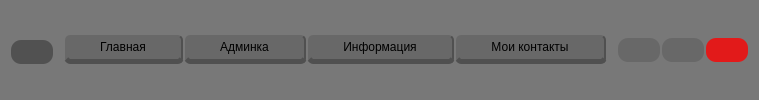
     <widget class="QFrame" name="frame">
      <property name="styleSheet">
       <string notr="true">background-color: rgb(120, 120, 120);</string>
      </property>
      <property name="frameShape">
       <enum>QFrame::NoFrame</enum>
      </property>
      <property name="frameShadow">
       <enum>QFrame::Raised</enum>
      </property>
      <layout class="QHBoxLayout" name="horizontalLayout">
       <property name="spacing">
        <number>5</number>
       </property>
       <property name="leftMargin">
        <number>5</number>
       </property>
       <property name="topMargin">
        <number>5</number>
       </property>
       <property name="rightMargin">
        <number>5</number>
       </property>
       <property name="bottomMargin">
        <number>5</number>
       </property>
       <item>
        <widget class="QFrame" name="frame_7">
         <property name="sizePolicy">
          <sizepolicy hsizetype="Maximum" vsizetype="Preferred">
           <horstretch>0</horstretch>
           <verstretch>0</verstretch>
          </sizepolicy>
         </property>
         <property name="frameShape">
          <enum>QFrame::NoFrame</enum>
         </property>
         <property name="frameShadow">
          <enum>QFrame::Raised</enum>
         </property>
         <layout class="QHBoxLayout" name="horizontalLayout_6">
          <property name="spacing">
           <number>5</number>
          </property>
          <property name="leftMargin">
           <number>5</number>
          </property>
          <property name="topMargin">
           <number>5</number>
          </property>
          <property name="rightMargin">
           <number>5</number>
          </property>
          <property name="bottomMargin">
           <number>0</number>
          </property>
          <item>
           <widget class="QPushButton" name="pushButton_8">
            <property name="styleSheet">
             <string notr="true">QPushButton {
	color: black;
	padding: 5px 5px 5px 5px;
	margin: 2px 1px 2px 1px;
    border-radius:10px;
	background-color: rgba(70, 70, 70, 200);
}
QPushButton::hover {
	color: black;
	padding: 5px 5px 5px 5px;
	margin: 2px 1px 2px 1px;
    border:none;
    border-radius:10px;
	background-color: rgba(140, 140, 140, 200);
}
QPushButton::pressed {
	color: black;
	padding: 5px 5px 5px 5px;
	margin: 2px 1px 2px 1px;
    border:none;
    border-radius:10px;
	background-color: rgba(60, 60, 60, 200);
}</string>
            </property>
            <property name="text">
             <string/>
            </property>
            <property name="icon">
             <iconset resource="resource.qrc">
              <normaloff>:/slide_menu/icons/menu.png</normaloff>:/slide_menu/icons/menu.png</iconset>
            </property>
            <property name="iconSize">
             <size>
              <width>32</width>
              <height>32</height>
             </size>
            </property>
            <property name="flat">
             <bool>true</bool>
            </property>
           </widget>
          </item>
         </layout>
        </widget>
       </item>
       <item>
        <widget class="QFrame" name="frame_4">
         <property name="sizePolicy">
          <sizepolicy hsizetype="Minimum" vsizetype="Preferred">
           <horstretch>0</horstretch>
           <verstretch>0</verstretch>
          </sizepolicy>
         </property>
         <property name="frameShape">
          <enum>QFrame::NoFrame</enum>
         </property>
         <property name="frameShadow">
          <enum>QFrame::Raised</enum>
         </property>
         <layout class="QHBoxLayout" name="horizontalLayout_3">
          <property name="spacing">
           <number>0</number>
          </property>
          <property name="leftMargin">
           <number>0</number>
          </property>
          <property name="topMargin">
           <number>0</number>
          </property>
          <property name="rightMargin">
           <number>0</number>
          </property>
          <property name="bottomMargin">
           <number>0</number>
          </property>
          <item>
           <widget class="QPushButton" name="pushButton_7">
            <property name="styleSheet">
             <string notr="true">QPushButton {
	color: black;
	padding: 5px 35px 5px 35px;
	margin: 2px 1px 2px 1px;
    border:none;
    border-radius: 5px;
	border-right: 2px solid rgb(80, 80, 80);
	border-bottom: 5px solid rgb(80, 80, 80);
	background-color: rgba(100, 100, 100, 200);
}
QPushButton::hover {
	color: black;
	padding: 5px 35px 5px 35px;
	margin: 2px 1px 2px 1px;
    border:none;
    border-radius: 5px;
	border-right: 2px solid rgb(100, 100, 100);
	border-bottom: 5px solid rgb(100, 100, 100);
	background-color: rgba(140, 140, 140, 200);
}
QPushButton::pressed {
	color: black;
	padding: 5px 35px 5px 35px;
	margin: 2px 1px 2px 1px;
    border:none;
    border-radius: 5px;
	border-right: 2px solid rgb(100, 100, 100);
	border-bottom: 5px solid rgb(100, 100, 100);
	background-color: rgba(80, 80, 80, 200);
}</string>
            </property>
            <property name="text">
             <string>Главная</string>
            </property>
           </widget>
          </item>
          <item>
           <widget class="QPushButton" name="pushButton_4">
            <property name="styleSheet">
             <string notr="true">QPushButton {
	color: black;
	padding: 5px 35px 5px 35px;
	margin: 2px 1px 2px 1px;
    border:none;
    border-radius: 5px;
	border-right: 2px solid rgb(80, 80, 80);
	border-bottom: 5px solid rgb(80, 80, 80);
	background-color: rgba(100, 100, 100, 200);
}
QPushButton::hover {
	color: black;
	padding: 5px 35px 5px 35px;
	margin: 2px 1px 2px 1px;
    border:none;
    border-radius: 5px;
	border-right: 2px solid rgb(100, 100, 100);
	border-bottom: 5px solid rgb(100, 100, 100);
	background-color: rgba(140, 140, 140, 200);
}
QPushButton::pressed {
	color: black;
	padding: 5px 35px 5px 35px;
	margin: 2px 1px 2px 1px;
    border:none;
    border-radius: 5px;
	border-right: 2px solid rgb(100, 100, 100);
	border-bottom: 5px solid rgb(100, 100, 100);
	background-color: rgba(80, 80, 80, 200);
}</string>
            </property>
            <property name="text">
             <string>Админка</string>
            </property>
           </widget>
          </item>
          <item>
           <widget class="QPushButton" name="pushButton_5">
            <property name="styleSheet">
             <string notr="true">QPushButton {
	color: black;
	padding: 5px 35px 5px 35px;
	margin: 2px 1px 2px 1px;
    border:none;
    border-radius: 5px;
	border-right: 2px solid rgb(80, 80, 80);
	border-bottom: 5px solid rgb(80, 80, 80);
	background-color: rgba(100, 100, 100, 200);
}
QPushButton::hover {
	color: black;
	padding: 5px 35px 5px 35px;
	margin: 2px 1px 2px 1px;
    border:none;
    border-radius: 5px;
	border-right: 2px solid rgb(100, 100, 100);
	border-bottom: 5px solid rgb(100, 100, 100);
	background-color: rgba(140, 140, 140, 200);
}
QPushButton::pressed {
	color: black;
	padding: 5px 35px 5px 35px;
	margin: 2px 1px 2px 1px;
    border:none;
    border-radius: 5px;
	border-right: 2px solid rgb(100, 100, 100);
	border-bottom: 5px solid rgb(100, 100, 100);
	background-color: rgba(80, 80, 80, 200);
}</string>
            </property>
            <property name="text">
             <string>Информация</string>
            </property>
           </widget>
          </item>
          <item>
           <widget class="QPushButton" name="pushButton_6">
            <property name="styleSheet">
             <string notr="true">QPushButton {
	color: black;
	padding: 5px 35px 5px 35px;
	margin: 2px 1px 2px 1px;
    border:none;
    border-radius: 5px;
	border-right: 2px solid rgb(80, 80, 80);
	border-bottom: 5px solid rgb(80, 80, 80);
	background-color: rgba(100, 100, 100, 200);
}
QPushButton::hover {
	color: black;
	padding: 5px 35px 5px 35px;
	margin: 2px 1px 2px 1px;
    border:none;
    border-radius: 5px;
	border-right: 2px solid rgb(100, 100, 100);
	border-bottom: 5px solid rgb(100, 100, 100);
	background-color: rgba(140, 140, 140, 200);
}
QPushButton::pressed {
	color: black;
	padding: 5px 35px 5px 35px;
	margin: 2px 1px 2px 1px;
    border:none;
    border-radius: 5px;
	border-right: 2px solid rgb(100, 100, 100);
	border-bottom: 5px solid rgb(100, 100, 100);
	background-color: rgba(80, 80, 80, 200);
}</string>
            </property>
            <property name="text">
             <string>Мои контакты</string>
            </property>
           </widget>
          </item>
         </layout>
        </widget>
       </item>
       <item>
        <widget class="QFrame" name="frame_3">
         <property name="sizePolicy">
          <sizepolicy hsizetype="Maximum" vsizetype="Preferred">
           <horstretch>0</horstretch>
           <verstretch>0</verstretch>
          </sizepolicy>
         </property>
         <property name="frameShape">
          <enum>QFrame::NoFrame</enum>
         </property>
         <property name="frameShadow">
          <enum>QFrame::Raised</enum>
         </property>
         <layout class="QHBoxLayout" name="horizontalLayout_2">
          <property name="spacing">
           <number>0</number>
          </property>
          <property name="leftMargin">
           <number>5</number>
          </property>
          <property name="topMargin">
           <number>5</number>
          </property>
          <property name="rightMargin">
           <number>5</number>
          </property>
          <property name="bottomMargin">
           <number>5</number>
          </property>
          <item>
           <widget class="QPushButton" name="minimize_window_button">
            <property name="sizePolicy">
             <sizepolicy hsizetype="Maximum" vsizetype="Fixed">
              <horstretch>0</horstretch>
              <verstretch>0</verstretch>
             </sizepolicy>
            </property>
            <property name="styleSheet">
             <string notr="true">QPushButton {
	color: black;
	padding: 5px 5px 5px 5px;
	margin: 2px 1px 2px 1px;
    border:none;
    border-radius:10px;
	background-color: rgba(100, 100, 100, 200);
}
QPushButton::hover {
	color: black;
	padding: 5px 5px 5px 5px;
	margin: 2px 1px 2px 1px;
    border:none;
    border-radius:10px;
	background-color: rgba(140, 140, 140, 200);
}
QPushButton::pressed {
	color: black;
	padding: 5px 5px 5px 5px;
	margin: 2px 1px 2px 1px;
    border:none;
    border-radius:10px;
	background-color: rgba(60, 60, 60, 200);
}</string>
            </property>
            <property name="text">
             <string/>
            </property>
            <property name="icon">
             <iconset resource="resource.qrc">
              <normaloff>:/window/icons/minimize.png</normaloff>:/window/icons/minimize.png</iconset>
            </property>
            <property name="iconSize">
             <size>
              <width>18</width>
              <height>18</height>
             </size>
            </property>
           </widget>
          </item>
          <item>
           <widget class="QPushButton" name="restore_window_button">
            <property name="sizePolicy">
             <sizepolicy hsizetype="Maximum" vsizetype="Fixed">
              <horstretch>0</horstretch>
              <verstretch>0</verstretch>
             </sizepolicy>
            </property>
            <property name="styleSheet">
             <string notr="true">QPushButton {
	color: black;
	padding: 5px 5px 5px 5px;
	margin: 2px 1px 2px 1px;
    border:none;
    border-radius:10px;
	background-color: rgba(100, 100, 100, 200);
}
QPushButton::hover {
	color: black;
	padding: 5px 5px 5px 5px;
	margin: 2px 1px 2px 1px;
    border:none;
    border-radius:10px;
	background-color: rgba(140, 140, 140, 200);
}
QPushButton::pressed {
	color: black;
	padding: 5px 5px 5px 5px;
	margin: 2px 1px 2px 1px;
    border:none;
    border-radius:10px;
	background-color: rgba(60, 60, 60, 200);
}</string>
            </property>
            <property name="text">
             <string/>
            </property>
            <property name="icon">
             <iconset resource="resource.qrc">
              <normaloff>:/window/icons/fullscreen.png</normaloff>:/window/icons/fullscreen.png</iconset>
            </property>
           </widget>
          </item>
          <item>
           <widget class="QPushButton" name="close_window_button">
            <property name="sizePolicy">
             <sizepolicy hsizetype="Maximum" vsizetype="Fixed">
              <horstretch>0</horstretch>
              <verstretch>0</verstretch>
             </sizepolicy>
            </property>
            <property name="styleSheet">
             <string notr="true">QPushButton {
	color: black;
	padding: 5px 5px 5px 5px;
	margin: 2px 1px 2px 1px;
    border:none;
    border-radius:10px;
	background-color: rgba(255, 0,0, 200);
}
QPushButton::hover {
	color: black;
	padding: 5px 5px 5px 5px;
	margin: 2px 1px 2px 1px;
    border:none;
    border-radius:10px;
	background-color: rgba(255, 100, 100, 200);
}
QPushButton::pressed {
	color: black;
	padding: 5px 5px 5px 5px;
	margin: 2px 1px 2px 1px;
    border:none;
    border-radius:10px;
	background-color: rgba(255, 60, 60, 200);
}</string>
            </property>
            <property name="text">
             <string/>
            </property>
            <property name="icon">
             <iconset resource="resource.qrc">
              <normaloff>:/window/icons/remove.png</normaloff>:/window/icons/remove.png</iconset>
            </property>
           </widget>
          </item>
         </layout>
        </widget>
       </item>
      </layout>
     </widget>
